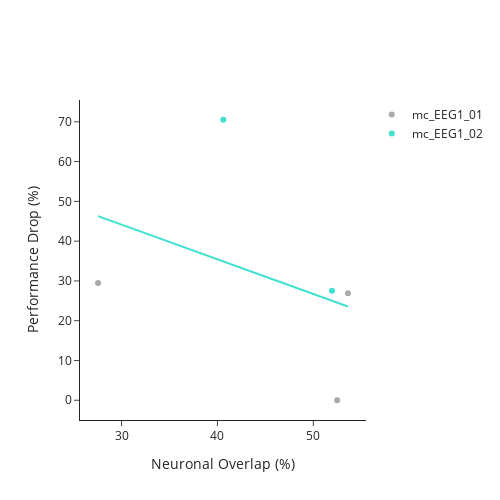

Here is the notebook cell this chart was saved with:
### Code cell
## Plot for performance drop vs percent overlap
## This is not how I will do this in the future, just need this for proposal
## Values come from circletrack_overlap.ipynb
performance_dict = {'mc_EEG1_01': {'drop': [29.45, 26.92, 0], 'overlap': [27.55, 53.61, 52.48]},
                    'mc_EEG1_02': {'drop': [70.52, 27.5], 'overlap': [40.62, 51.94]}}
df = pd.DataFrame(performance_dict)
y_data = np.concatenate((df.loc['drop', 'mc_EEG1_01'], df.loc['drop', 'mc_EEG1_02']))
x_data = np.concatenate((df.loc['overlap', 'mc_EEG1_01'], df.loc['overlap', 'mc_EEG1_02']))
lm = pg.linear_regression(X=x_data, y=y_data, as_dataframe=False)
lm_x = []
for n in np.arange(len(lm['X'])):
    lm_x.append(lm['X'][n][1])
colors = ['darkgrey', 'turquoise']
fig = pf.custom_graph_template(x_title='Neuronal Overlap (%)', y_title='Performance Drop (%)')
for idx, mouse in enumerate(df.columns):    
    fig.add_trace(go.Scatter(x=df.loc['overlap', mouse], y=df.loc['drop', mouse], 
                             mode='markers', marker=dict(color=colors[idx]), name=mouse))
fig.add_trace(go.Scatter(x=lm_x, y=lm['pred'], mode='lines', line_color='turquoise', showlegend=False))
fig.show()
fig.write_image(pjoin(fig_path, 'perf_drop_vs_overlap.png'))

### Figure 1 — Plotly figure (JSON) as saved in the notebook; plotly's stock layout.template omitted (floating-point values rounded to 4 significant figures)
{"data": [{"marker": {"color": "darkgrey"}, "mode": "markers", "name": "mc_EEG1_01", "type": "scatter", "x": [27.55, 53.61, 52.48], "y": [29.45, 26.92, 0]}, {"marker": {"color": "turquoise"}, "mode": "markers", "name": "mc_EEG1_02", "type": "scatter", "x": [40.62, 51.94], "y": [70.52, 27.5]}, {"line": {"color": "turquoise"}, "mode": "lines", "showlegend": false, "type": "scatter", "x": [27.55, 53.61, 52.48, 40.62, 51.94], "y": [46.3, 23.58, 24.57, 34.9, 25.04]}], "layout": {"height": 500, "title": {"x": 0.5, "xanchor": "center", "y": 0.9, "yanchor": "top"}, "width": 500, "xaxis": {"anchor": "y", "domain": [0, 1], "title": {"text": "Neuronal Overlap (%)"}}, "yaxis": {"anchor": "x", "domain": [0, 1], "title": {"text": "Performance Drop (%)"}}}}
